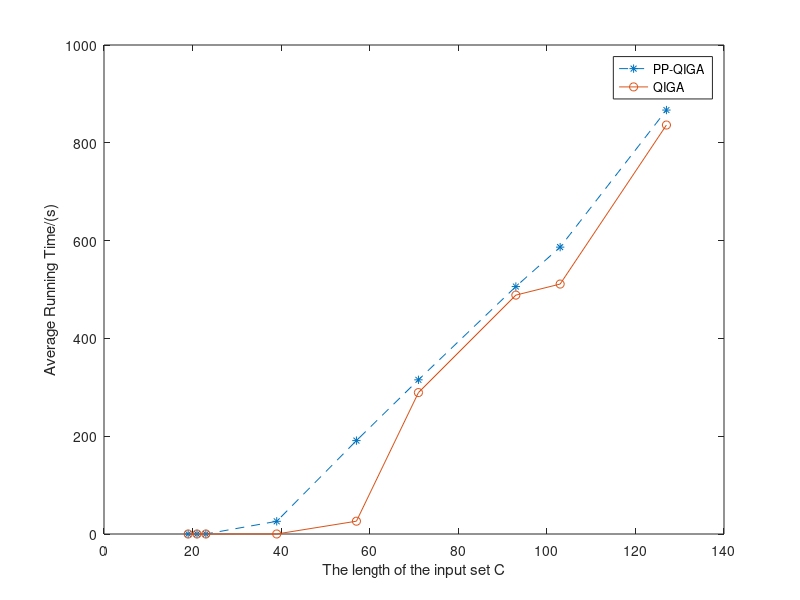

Source code (MATLAB):

% 
% T1=[0.0048  0.0116   0.0179   0.0335   26.2139   289.18  506.02   511.14   866.35 ];
% 
% Tc=[0.0154      0.0337    0.0914    25.94    191   315.28   488.53  586.65   836.96];

T1=[0.0048  0.0116   0.0179   0.0335   26.2139   289.18   488.53  511.14   836.35 ];

Tc=[0.0154      0.0337    0.0914    25.94    191   315.28   506.02  586.65   866.96];



X=[19   21   23  39    57   71   93   103   127   ];


%figure(1)
% semilogy(X,T_c,'*-');
plot(X,Tc,'*--')
hold on
plot(X,T1,'o-')
hold on
xlabel('The length of the input set C');
ylabel('Average Running Time/(s)')
legend('PP-QIGA','QIGA')

